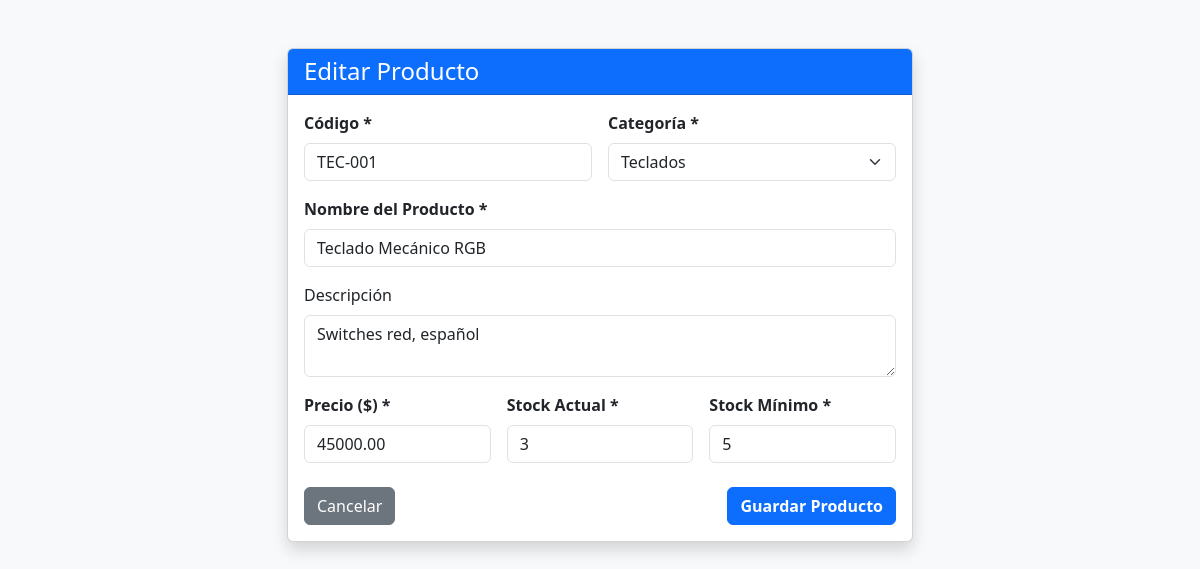
Page /producto_form.php?id=2 (signed in) on the committed database.
### tables this page shows
CREATE TABLE `producto` (
  `id_producto` int(11) NOT NULL,
  `codigo` varchar(50) NOT NULL,
  `nombre` varchar(100) NOT NULL,
  `descripcion` text DEFAULT NULL,
  `precio` decimal(10,2) NOT NULL CHECK (`precio` >= 0),
  `stock_actual` int(11) NOT NULL CHECK (`stock_actual` >= 0),
  `stock_minimo` int(11) NOT NULL CHECK (`stock_minimo` >= 0),
  `estado` tinyint(1) DEFAULT 1,
  `id_categoria` int(11) NOT NULL
);

CREATE TABLE `categoria` (
  `id_categoria` int(11) NOT NULL,
  `nombre` varchar(100) NOT NULL,
  `descripcion` text DEFAULT NULL,
  `estado` tinyint(1) DEFAULT 1
);

### producto_form.php (the view, shortened to what this page needs)
<?php
require_once 'conexion.php';
$id_producto = isset($_GET['id']) ? (int)$_GET['id'] : 0;
$es_edicion = $id_producto > 0;
$codigo = '';
$nombre = '';
$descripcion = '';
$precio = '';
$stock_actual = '';
$stock_minimo = '';
$id_categoria = '';
$stmt_cat = $pdo->query("SELECT * FROM categoria WHERE estado = 1 ORDER BY nombre ASC");
$categorias = $stmt_cat->fetchAll();
if ($es_edicion) {
    $stmt = $pdo->prepare("SELECT * FROM producto WHERE id_producto = :id");
    $stmt->execute(['id' => $id_producto]);
    $prod = $stmt->fetch();
    if ($prod) {
        $codigo = $prod['codigo'];
        $nombre = $prod['nombre'];
        $descripcion = $prod['descripcion'];
        $precio = $prod['precio'];
        $stock_actual = $prod['stock_actual'];
        $stock_minimo = $prod['stock_minimo'];
        $id_categoria = $prod['id_categoria'];
    } else {
        header('Location: index.php');
        exit;
    }
}
?>
<!DOCTYPE html>
<html lang="es">
<head>
    <link href="https://cdn.jsdelivr.net/npm/bootstrap@5.3.0/dist/css/bootstrap.min.css" rel="stylesheet">
</head>
<body class="bg-light">
<div class="container my-5" style="max-width: 650px;">
    <div class="card shadow">
        <div class="card-header bg-primary text-white">
            <h4 class="mb-0"><?= $es_edicion ? 'Editar Producto' : 'Registrar Nuevo Producto' ?></h4>
        </div>
        <div class="card-body">
            <form action="" method="POST" id="formProducto">
                <div class="row g-3">
                    <div class="col-md-6">
                        <label for="codigo" class="form-label fw-bold">Código *</label>
                        <input type="text" class="form-control" id="codigo" name="codigo" value="<?= htmlspecialchars($codigo) ?>" required>
                    </div>
                    <div class="col-md-6">
                        <label for="id_categoria" class="form-label fw-bold">Categoría *</label>
                        <select class="form-select" id="id_categoria" name="id_categoria" required>
                            <?php foreach ($categorias as $c): ?>
                                <option value="<?= $c['id_categoria'] ?>" <?= $id_categoria == $c['id_categoria'] ? 'selected' : '' ?>>
                                    <?= htmlspecialchars($c['nombre']) ?>
                                </option>
                            <?php endforeach; ?>
                        </select>
                    </div>
                    <div class="col-12">
                        <label for="nombre" class="form-label fw-bold">Nombre del Producto *</label>
                        <input type="text" class="form-control" id="nombre" name="nombre" value="<?= htmlspecialchars($nombre) ?>" required>
                    </div>
                    <div class="col-12">
                        <label for="descripcion" class="form-label">Descripción</label>
                        <textarea class="form-control" id="descripcion" name="descripcion" rows="2"><?= htmlspecialchars($descripcion) ?></textarea>
                    </div>
                    <div class="col-md-4">
                        <label for="precio" class="form-label fw-bold">Precio ($) *</label>
                        <input type="number" step="0.01" min="0" class="form-control" id="precio" name="precio" value="<?= htmlspecialchars($precio) ?>" required>
                    </div>
                    <div class="col-md-4">
                        <label for="stock_actual" class="form-label fw-bold">Stock Actual *</label>
                        <input type="number" min="0" class="form-control" id="stock_actual" name="stock_actual" value="<?= htmlspecialchars($stock_actual) ?>" required>
                    </div>
                    <div class="col-md-4">
                        <label for="stock_minimo" class="form-label fw-bold">Stock Mínimo *</label>
                        <input type="number" min="0" class="form-control" id="stock_minimo" name="stock_minimo" value="<?= htmlspecialchars($stock_minimo) ?>" required>
                    </div>
                </div>
                <div class="d-flex justify-content-between mt-4">
                    <a href="index.php" class="btn btn-secondary">Cancelar</a>
                    <button type="submit" class="btn btn-primary fw-bold">Guardar Producto</button>
                </div>
            </form>
        </div>
    </div>
</div>
</body>
</html>

### rows in the picture
producto: codigo "TEC-001", id_categoria "Teclados", nombre "Teclado Mecánico RGB", descripcion "Switches red, español", precio "45000.00", stock_actual "3", stock_minimo "5"
